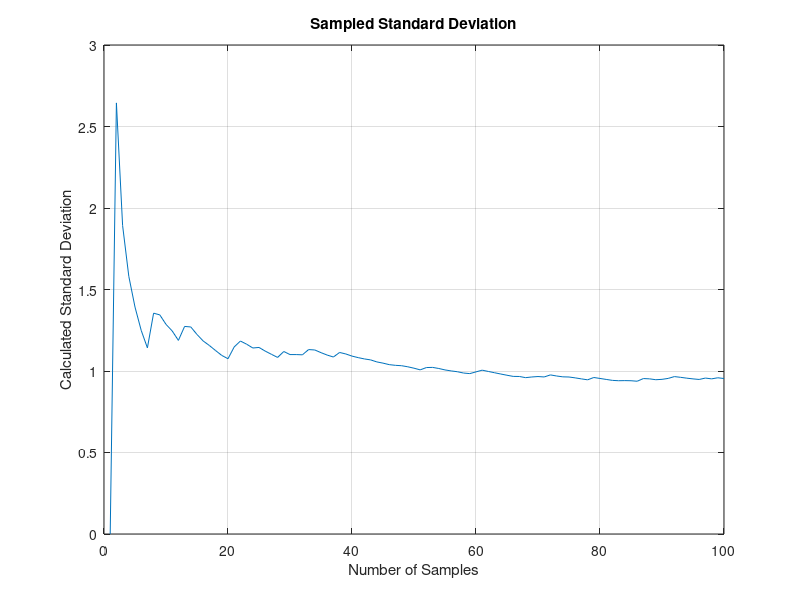

The MATLAB script that drew this image:
clc; close all; clear all; format long; format compact;

% MATLAB script computes the sampled standard deviation without using any
% of the MATLAB's internal math functions. 

% Preallocate variables 
Z = zeros(1, 100);
count = 0; % iteration counter variable
Z1 = 0;

for i = 1:100
    SUM = 0;
    for j = 1:12
        RAND = rand(1);
        SUM = SUM + RAND;
    end
    X = SUM - 6;
    Z(i) = X;
    Z1 = Z(i) + Z1;
    XMEAN = Z1/i;
end
SIGMA = 0;
Z1 = 0;
for i = 1:100
    Z1 = (Z(i)-XMEAN)^2 + Z1;
    if i == 1
        SIGMA = 0;
    else
        SIGMA = sqrt(Z1/(i-1));
    end
    count = count + 1;
    array_i(count) = i;
    array_SIGMA(count) = SIGMA;

end
figure(1);
plot(array_i, array_SIGMA); grid on;
title('Sampled Standard Deviation');
xlabel('Number of Samples');
ylabel('Calculated Standard Deviation');